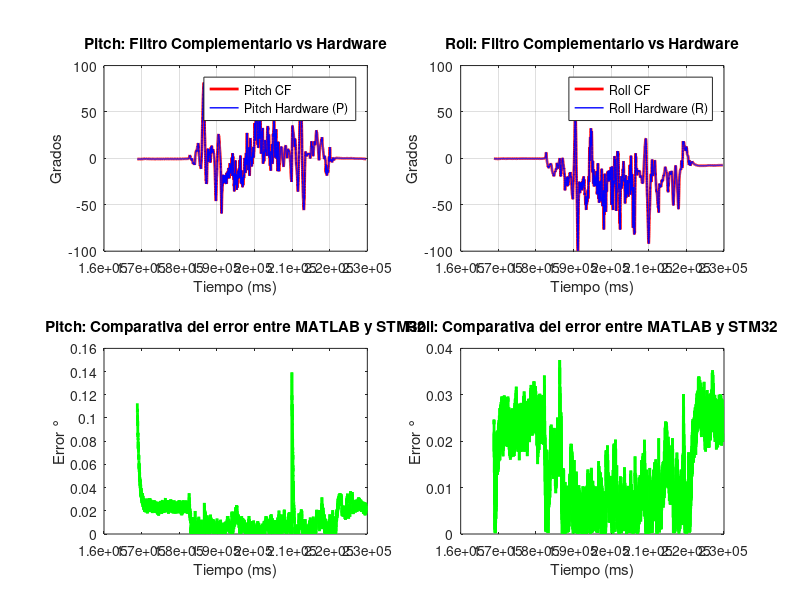

Recreate this plot in MATLAB.
% =========================================================================
%                     Script de Validación del filtro C
% =========================================================================
clc; clear; close all;

% LEER LOS DATOS CRUDOS Y FILTRADOS
disp('Leyendo validacion.csv...');
fid = fopen('validacion_0,98.csv', 'r');
datos = textscan(fid, 'T:%f,Ax:%f,Ay:%f,Az:%f,Gx:%f,Gy:%f,Gz:%f,P:%f,R:%f', 'MultipleDelimsAsOne', true);
fclose(fid);

% Extraer las columnas de datos en variables separadas
T  = datos{1};
ax = datos{2}; ay = datos{3}; az = datos{4};
gx = datos{5}; gy = datos{6}; gz = datos{7};
P  = datos{8}; R  = datos{9};
N  = length(T);

% INICIALIZAR VECTORES DE MEMORIA
pitch_accel = zeros(N, 1);
pitch_gyro  = zeros(N, 1);
pitch_cf    = zeros(N, 1);
roll_accel  = zeros(N, 1);
roll_gyro   = zeros(N, 1);
roll_cf     = zeros(N, 1);

% CALCULO DEL ACELEROMETRO
% Usamos atan2d que ya devuelve el resultado en grados.
pitch_accel = atan2d(ay, az);
roll_accel = atan2d(ax, az) * -1;

% CONDICIONES INICIALES
% El giroscopio no sabe dónde empezó, así que le creemos al acelerómetro en el ms 0.
pitch_gyro(1) = pitch_accel(1);
pitch_cf(1)   = pitch_accel(1);
roll_gyro(1) = roll_accel(1);
roll_cf(1)   = roll_accel(1);

alpha = 0.98; % Coeficiente de fusión

% EL BUCLE DE TIEMPO REAL
for i = 2:N
    % Calcular dt dinámico en segundos (debería ser ~0.01s)
    dt = (T(i) - T(i-1)) / 1000.0; 
    
    % Protección contra errores de lectura (si dt es 0 o irreal)
    if dt <= 0 || dt > 0.1
        dt = 0.01; 
    end
    
    % Integración pura del giroscopio (Acumula el error / Drift)
    pitch_gyro(i) = pitch_gyro(i-1) + (gx(i) * dt);
    roll_gyro(i)  = roll_gyro(i-1) + (gy(i) * dt);
    
    % El Filtro Complementario
    pitch_cf(i) = alpha * (pitch_cf(i-1) + (gx(i) * dt)) + (1 - alpha) * pitch_accel(i);
    roll_cf(i) = alpha * (roll_cf(i-1) + (gy(i) * dt)) + (1 - alpha) * roll_accel(i);
end

% CALCULAMOS EL ERROR
delta_error_pitch = abs(pitch_cf - P);
delta_error_roll  = abs(roll_cf - R);

% COMPARATIVA DE SOFTWARE VS HARDWARE
figure('Name', 'STM32 VS MATLAB', 'Position', [100, 100, 1000, 600]);

% Subplot 1: Pitch
subplot(2,2,1);
plot(T, pitch_cf, 'r', 'LineWidth', 2); hold on;
plot(T, P, 'b', 'LineWidth', 1);
title('Pitch: Filtro Complementario vs Hardware');
xlabel('Tiempo (ms)');
ylabel('Grados');
legend('Pitch CF', 'Pitch Hardware (P)');
grid on;
hold off;

% Subplot 2: Roll
subplot(2,2,2);
plot(T, roll_cf, 'r', 'LineWidth', 2); hold on;
plot(T, R, 'b', 'LineWidth', 1);
title('Roll: Filtro Complementario vs Hardware');
xlabel('Tiempo (ms)');
ylabel('Grados');
legend('Roll CF', 'Roll Hardware (R)');
grid on;
hold off;

% Subplot 3: Error Pitch
subplot(2,2,3);
plot(T, delta_error_pitch, 'g', 'LineWidth', 2); hold on;
title('Pitch: Comparativa del error entre MATLAB y STM32');
xlabel('Tiempo (ms)');
ylabel('Error °');

% Subplot 4: Error Roll
subplot(2,2,4);
plot(T, delta_error_roll, 'g', 'LineWidth', 2); hold on;
title('Roll: Comparativa del error entre MATLAB y STM32');
xlabel('Tiempo (ms)');
ylabel('Error °');
